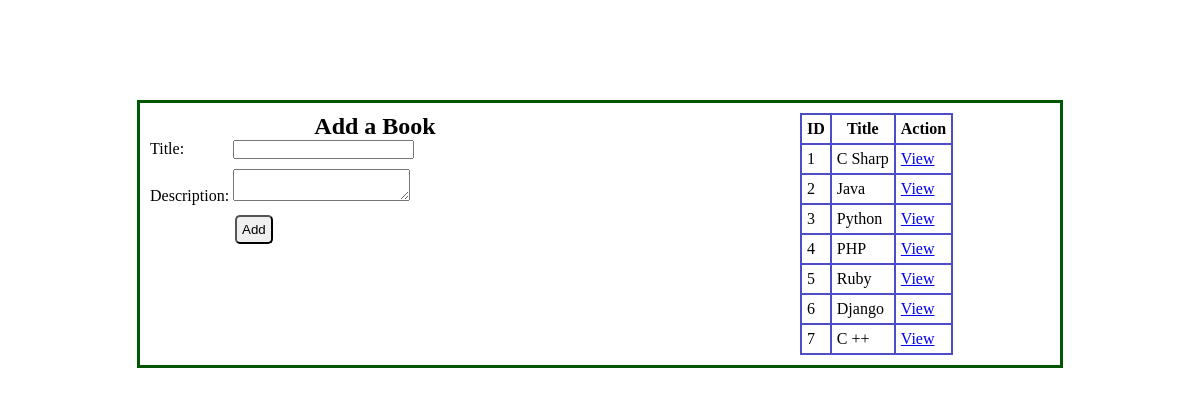
The page / on the database its author committed.
### books_authors_app/models.py (models this page shows)
class Book(models.Model):
    title = models.CharField(max_length=255)
    desc = models.TextField()
    created_at = models.DateTimeField(auto_now_add=True)
    updated_at = models.DateTimeField(auto_now=True)

### books_authors_app/views.py (the view)
# urls.py: path('', views.index),
def index(request):
    context = {
        "all_the_books": Book.objects.all()
    }
    return render(request, "index.html", context)

### books_authors_app/templates/index.html (shortened to what this page needs)
<!DOCTYPE html>
<html lang="en">
    <head>
        {% load static %}
        <link rel="stylesheet" href="{% static 'css/style.css' %}">
    </head>
    <body>
        <div id="wrapper">
            <div id="form">
                <h2>Add a Book</h2>
                <form action="/new_book" method="POST">
                    <p>Title: <input id="title_input" name = "title" type="text" required></p>
                    <p>Description: <textarea name = "desc" required></textarea></p>
                    <button type="submit">Add</button>
                </form>
            </div>
            <div id="table">
                <table>
                    <tr>
                        <th>ID</th>
                        <th>Title</th>
                        <th>Action</th>
                    </tr>
                    {% for book in all_the_books %}
                        <tr>
                            <td>{{book.id}}</td>
                            <td>{{book.title}}</td>
                            <td><a href= "/books/{{book.id}}">View</a></td>
                        </tr>
                    {% endfor %}
                </table>
            </div>
        </div>
    </body>
</html>

### books_authors_app/static/css/style.css (style rules this page uses)
* { margin: 0; padding: 0; }
#wrapper { width: 900px; margin: 100px auto; display: flex; padding: 10px; border: 3px solid rgb(2, 85, 2); }
#form { flex: 1; }
h2 { text-align: center; }
p { margin-bottom: 10px; }
#title_input { margin-left: 45px; }
button { margin-left: 85px; padding: 5px; border-radius: 5px; }
#table { flex: 1; width: 100%; }
table { margin-left: 200px; border-collapse: collapse; }
table, th, td { border: 2px solid rgb(77, 77, 201) }
th, td { padding: 5px; }

### rows shown on the page
Book: id "1", title "C Sharp"
Book: id "2", title "Java"
Book: id "3", title "Python"
Book: id "4", title "PHP"
Book: id "5", title "Ruby"
Book: id "6", title "Django"
Book: id "7", title "C ++"
